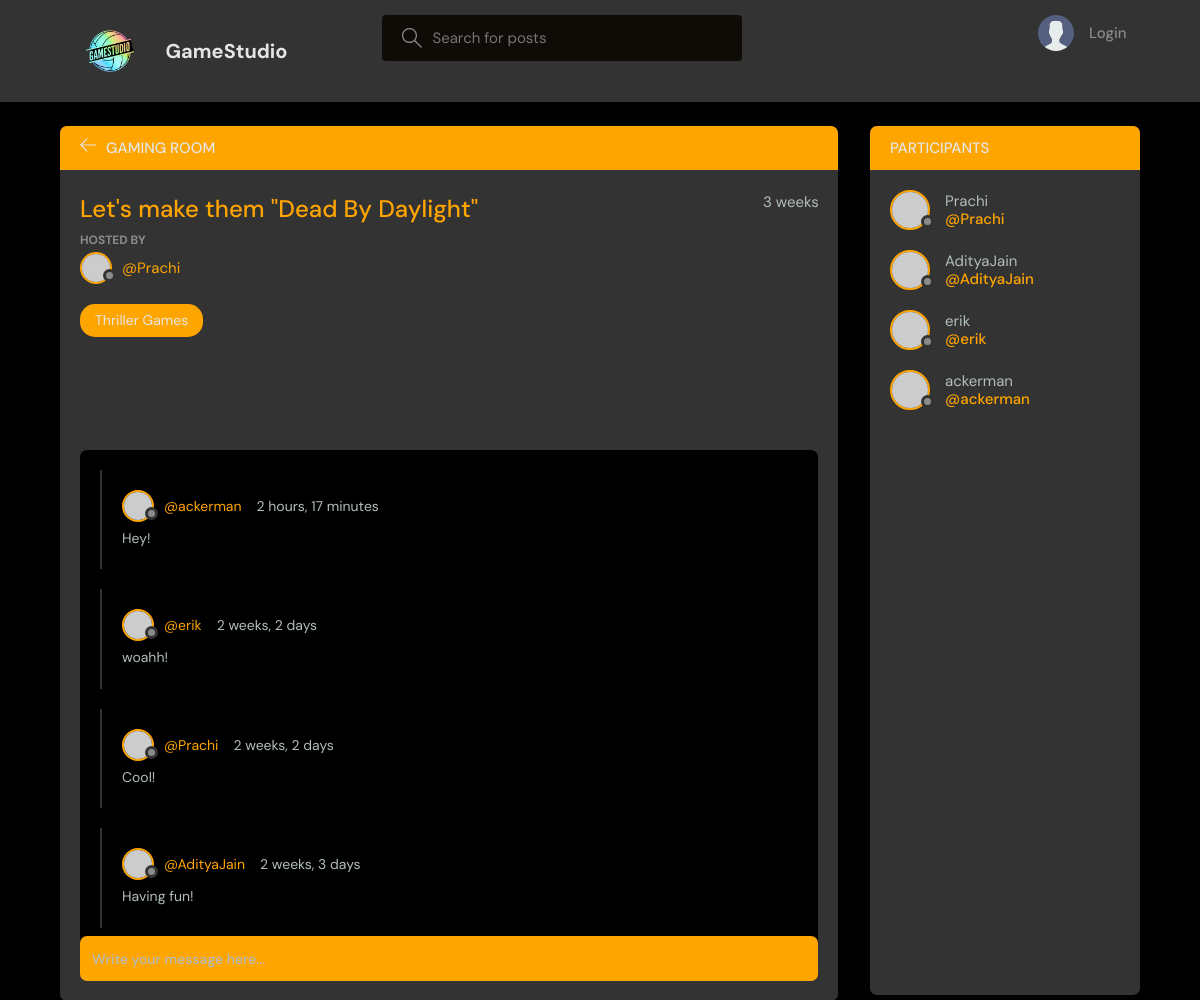
Page /room/2/ on the committed database.
### base/models.py (models this page shows, shortened)
class Room(models.Model):
    host = models.ForeignKey(User, on_delete=models.SET_NULL, null = True)
    topic = models.ForeignKey(Topic, on_delete=models.SET_NULL, null = True)
    name = models.CharField(max_length=200)
    description = models.TextField(null=True, blank=True)
    participants = models.ManyToManyField(User, related_name='participants', blank=True)
    updated = models.DateTimeField(auto_now=True)
    created = models.DateTimeField(auto_now_add=True)
    class Meta:
        ordering = ['-updated','-created']

class Topic(models.Model):
    name = models.CharField(max_length=200)
    def __str__(self):
        return self.name

class Messages(models.Model):
    user = models.ForeignKey(User, on_delete=models.CASCADE)
    room = models.ForeignKey(Room, on_delete=models.CASCADE)
    body = models.TextField()
    updated = models.DateTimeField(auto_now=True)
    created = models.DateTimeField(auto_now_add=True)
    class Meta:
        ordering = ['-updated','-created']

### base/views.py (the view, shortened to what this page needs)
# urls.py: path('room/<str:pk>/',views.room, name="room"),
def room(request, pk):
    room= Room.objects.get(id=pk)
    room_messages = room.messages_set.all().order_by('-created')
    participants = room.participants.all()
    context = {'room': room, 'room_messages':room_messages, 'participants':participants}
    return render(request, 'base/room.html',context)

### base/templates/base/room.html (shortened to what this page needs)
{% extends 'main.html' %}
  {% block content %}
    <main class="profile-page layout layout--2">
      <div class="container">
        <div class="room">
          <div class="room__top">
            <div class="room__topLeft">
              <a href="{% url 'home'%}">
                <svg version="1.1" xmlns="http://www.w3.org/2000/svg" width="32" height="32" viewBox="0 0 32 32">
                  <title>arrow-left</title>
                  <path
                    d="M13.723 2.286l-13.723 13.714 13.719 13.714 1.616-1.611-10.96-10.96h27.625v-2.286h-27.625l10.965-10.965-1.616-1.607z"
                  ></path>
                </svg>
              </a>
              <h3>Gaming Room</h3>
            </div>
          </div>
          <div class="room__box scroll">
            <div class="room__header scroll">
              <div class="room__info">
                <h3>{{room.name}}</h3>
                <span>{{room.created|timesince}}</span>
              </div>
              <div class="room__hosted">
                <p>Hosted By</p>
                <a href="{% url 'user-profile' room.host.id %}" class="room__author">
                  <div class="avatar avatar--small">
                    <img src="https://randomuser.me/api/portraits/men/37.jpg" />
                  </div>
                  <span>@{{room.host.username}}</span>
                </a>
              </div>
              <span class="room__topics">{{room.topic}}</span>
            </div>
            <div class="room__conversation">
              <div class="threads scroll">
                {% for message in room_messages %}
                <div class="thread">
                  <div class="thread__top">
                    <div class="thread__author">
                      <a href="{% url 'user-profile' message.user.id %}" class="thread__authorInfo">
                        <div class="avatar avatar--small">
                          <img src="https://randomuser.me/api/portraits/men/37.jpg" />
                        </div>
                        <span>@{{message.user.username}}</span>
                      </a>
                      <span class="thread__date">{{message.created|timesince}}</span>
                    </div>
                  </div>
                  <div class="thread__details">
                    {{message.body}}
                  </div>
                </div>
                {% endfor %}
              </div>
            </div>
          </div>
          <div class="room__message">
            <form method="POST" action="">
            <input type="text" name="body" placeholder="Write your message here..." /></form>
          </div>
        </div>
        <div class="participants">
          <h3 class="participants__top">Participants <span>({{participants.count}}Joined)</span></h3>
          <div class="participants__list scroll">
            {% for user in participants %}
            <a href="{% url 'user-profile' user.id %}" class="participant">
              <div class="avatar avatar--medium">
                <img src="https://randomuser.me/api/portraits/men/37.jpg" />
              </div>
              <p>
                {{user.username}}
                <span>@{{user.username}}</span>
              </p>
            </a>
            {% endfor %}
          </div>
        </div>
      </div>
    </main>
  {% endblock %}

### rows in the picture
Room: name "Let's make them \"Dead By Daylight\"", created "3 weeks", host.username "Prachi", topic "Thriller Games"
Messages: user.username "ackerman", created "2 hours, 17 minutes", body "Hey!"
Messages: user.username "erik", created "2 weeks, 2 days", body "woahh!"
Messages: user.username "Prachi", created "2 weeks, 2 days", body "Cool!"
Messages: user.username "AdityaJain", created "2 weeks, 3 days", body "Having fun!"

### other values in the picture
{{ user.username }} "Prachi"
{{ user.username }} "AdityaJain"
{{ user.username }} "erik"
{{ user.username }} "ackerman"
